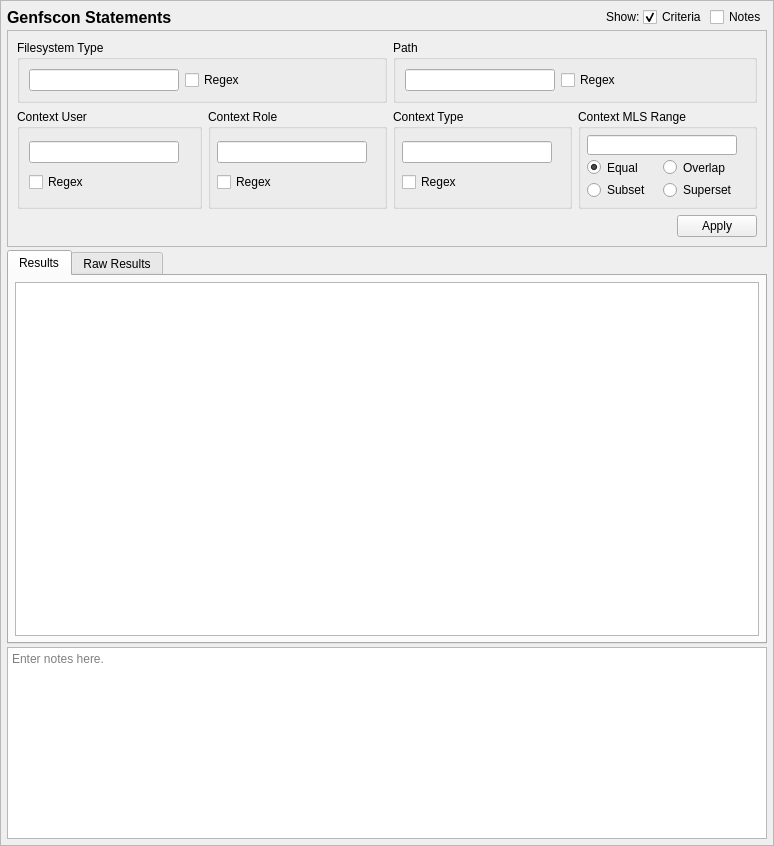
<?xml version="1.0" encoding="UTF-8"?>
<ui version="4.0">
 <class>GenfsconQueryTab_ui</class>
 <widget class="QScrollArea" name="GenfsconQueryTab_ui">
  <property name="geometry">
   <rect>
    <x>0</x>
    <y>0</y>
    <width>774</width>
    <height>846</height>
   </rect>
  </property>
  <property name="sizeAdjustPolicy">
   <enum>QAbstractScrollArea::AdjustToContents</enum>
  </property>
  <property name="widgetResizable">
   <bool>true</bool>
  </property>
  <widget class="QWidget" name="contents">
   <property name="geometry">
    <rect>
     <x>0</x>
     <y>0</y>
     <width>772</width>
     <height>844</height>
    </rect>
   </property>
   <property name="minimumSize">
    <size>
     <width>0</width>
     <height>0</height>
    </size>
   </property>
   <layout class="QGridLayout" name="gridLayout_9">
    <property name="leftMargin">
     <number>6</number>
    </property>
    <property name="topMargin">
     <number>6</number>
    </property>
    <property name="rightMargin">
     <number>6</number>
    </property>
    <property name="bottomMargin">
     <number>6</number>
    </property>
    <property name="spacing">
     <number>3</number>
    </property>
    <item row="3" column="0" colspan="5">
     <widget class="QTextEdit" name="notes">
      <property name="sizePolicy">
       <sizepolicy hsizetype="Preferred" vsizetype="Preferred">
        <horstretch>0</horstretch>
        <verstretch>0</verstretch>
       </sizepolicy>
      </property>
      <property name="minimumSize">
       <size>
        <width>0</width>
        <height>80</height>
       </size>
      </property>
      <property name="toolTip">
       <string>Optionally enter notes here about the query.</string>
      </property>
      <property name="placeholderText">
       <string>Enter notes here.</string>
      </property>
     </widget>
    </item>
    <item row="0" column="4">
     <widget class="QCheckBox" name="notes_expander">
      <property name="toolTip">
       <string>Show or hide the notes field (no data is lost)</string>
      </property>
      <property name="text">
       <string>Notes</string>
      </property>
     </widget>
    </item>
    <item row="0" column="3">
     <widget class="QCheckBox" name="criteria_expander">
      <property name="toolTip">
       <string>Show or hide the search criteria (no settings are lost)</string>
      </property>
      <property name="text">
       <string>Criteria</string>
      </property>
      <property name="checked">
       <bool>true</bool>
      </property>
     </widget>
    </item>
    <item row="0" column="0">
     <widget class="QLabel" name="label">
      <property name="sizePolicy">
       <sizepolicy hsizetype="Preferred" vsizetype="Fixed">
        <horstretch>0</horstretch>
        <verstretch>0</verstretch>
       </sizepolicy>
      </property>
      <property name="maximumSize">
       <size>
        <width>16777215</width>
        <height>20</height>
       </size>
      </property>
      <property name="font">
       <font>
        <pointsize>12</pointsize>
        <weight>75</weight>
        <bold>true</bold>
       </font>
      </property>
      <property name="text">
       <string>Genfscon Statements</string>
      </property>
     </widget>
    </item>
    <item row="0" column="2">
     <widget class="QLabel" name="label_2">
      <property name="text">
       <string>Show:</string>
      </property>
     </widget>
    </item>
    <item row="0" column="1">
     <spacer name="horizontalSpacer_5">
      <property name="orientation">
       <enum>Qt::Horizontal</enum>
      </property>
      <property name="sizeHint" stdset="0">
       <size>
        <width>40</width>
        <height>20</height>
       </size>
      </property>
     </spacer>
    </item>
    <item row="2" column="0" colspan="5">
     <widget class="QTabWidget" name="results_frame">
      <property name="sizePolicy">
       <sizepolicy hsizetype="Preferred" vsizetype="MinimumExpanding">
        <horstretch>0</horstretch>
        <verstretch>1</verstretch>
       </sizepolicy>
      </property>
      <property name="currentIndex">
       <number>0</number>
      </property>
      <widget class="QWidget" name="results_framePage1">
       <property name="sizePolicy">
        <sizepolicy hsizetype="Preferred" vsizetype="MinimumExpanding">
         <horstretch>0</horstretch>
         <verstretch>0</verstretch>
        </sizepolicy>
       </property>
       <attribute name="title">
        <string>Results</string>
       </attribute>
       <layout class="QVBoxLayout" name="verticalLayout_3">
        <property name="leftMargin">
         <number>6</number>
        </property>
        <property name="topMargin">
         <number>6</number>
        </property>
        <property name="rightMargin">
         <number>6</number>
        </property>
        <property name="bottomMargin">
         <number>6</number>
        </property>
        <item>
         <widget class="SEToolsTableView" name="table_results">
          <property name="sizePolicy">
           <sizepolicy hsizetype="Preferred" vsizetype="MinimumExpanding">
            <horstretch>0</horstretch>
            <verstretch>0</verstretch>
           </sizepolicy>
          </property>
          <property name="sizeAdjustPolicy">
           <enum>QAbstractScrollArea::AdjustIgnored</enum>
          </property>
          <property name="alternatingRowColors">
           <bool>true</bool>
          </property>
          <property name="sortingEnabled">
           <bool>true</bool>
          </property>
         </widget>
        </item>
       </layout>
      </widget>
      <widget class="QWidget" name="results_framePage2">
       <property name="sizePolicy">
        <sizepolicy hsizetype="Preferred" vsizetype="MinimumExpanding">
         <horstretch>0</horstretch>
         <verstretch>0</verstretch>
        </sizepolicy>
       </property>
       <attribute name="title">
        <string>Raw Results</string>
       </attribute>
       <layout class="QVBoxLayout" name="verticalLayout_2">
        <property name="leftMargin">
         <number>6</number>
        </property>
        <property name="topMargin">
         <number>6</number>
        </property>
        <property name="rightMargin">
         <number>6</number>
        </property>
        <property name="bottomMargin">
         <number>6</number>
        </property>
        <item>
         <widget class="QPlainTextEdit" name="raw_results">
          <property name="sizePolicy">
           <sizepolicy hsizetype="Preferred" vsizetype="MinimumExpanding">
            <horstretch>0</horstretch>
            <verstretch>0</verstretch>
           </sizepolicy>
          </property>
          <property name="minimumSize">
           <size>
            <width>0</width>
            <height>0</height>
           </size>
          </property>
          <property name="font">
           <font>
            <family>Monospace</family>
           </font>
          </property>
          <property name="documentTitle">
           <string/>
          </property>
          <property name="lineWrapMode">
           <enum>QPlainTextEdit::NoWrap</enum>
          </property>
          <property name="readOnly">
           <bool>true</bool>
          </property>
         </widget>
        </item>
       </layout>
      </widget>
     </widget>
    </item>
    <item row="1" column="0" colspan="5">
     <widget class="QFrame" name="criteria_frame">
      <property name="maximumSize">
       <size>
        <width>16777215</width>
        <height>16777215</height>
       </size>
      </property>
      <property name="frameShape">
       <enum>QFrame::StyledPanel</enum>
      </property>
      <property name="frameShadow">
       <enum>QFrame::Raised</enum>
      </property>
      <layout class="QGridLayout" name="gridLayout">
       <item row="0" column="0" colspan="2">
        <widget class="QGroupBox" name="fs_criteria">
         <property name="title">
          <string>Filesystem Type</string>
         </property>
         <layout class="QGridLayout" name="gridLayout_7">
          <item row="0" column="1">
           <widget class="QCheckBox" name="fs_regex">
            <property name="toolTip">
             <string>Use regular expressions to match the filesystem type.</string>
            </property>
            <property name="text">
             <string>Regex</string>
            </property>
           </widget>
          </item>
          <item row="0" column="0">
           <widget class="QLineEdit" name="fs">
            <property name="sizePolicy">
             <sizepolicy hsizetype="Expanding" vsizetype="Fixed">
              <horstretch>0</horstretch>
              <verstretch>0</verstretch>
             </sizepolicy>
            </property>
            <property name="minimumSize">
             <size>
              <width>150</width>
              <height>0</height>
             </size>
            </property>
            <property name="maximumSize">
             <size>
              <width>250</width>
              <height>16777215</height>
             </size>
            </property>
           </widget>
          </item>
          <item row="0" column="2">
           <spacer name="horizontalSpacer_2">
            <property name="orientation">
             <enum>Qt::Horizontal</enum>
            </property>
            <property name="sizeHint" stdset="0">
             <size>
              <width>40</width>
              <height>20</height>
             </size>
            </property>
           </spacer>
          </item>
         </layout>
        </widget>
       </item>
       <item row="0" column="2" colspan="2">
        <widget class="QGroupBox" name="path_criteria">
         <property name="title">
          <string>Path</string>
         </property>
         <layout class="QGridLayout" name="gridLayout_10">
          <item row="0" column="1">
           <widget class="QCheckBox" name="path_regex">
            <property name="toolTip">
             <string>Use regular expressions to match the filesystem type.</string>
            </property>
            <property name="text">
             <string>Regex</string>
            </property>
           </widget>
          </item>
          <item row="0" column="0">
           <widget class="QLineEdit" name="path">
            <property name="sizePolicy">
             <sizepolicy hsizetype="Expanding" vsizetype="Fixed">
              <horstretch>0</horstretch>
              <verstretch>0</verstretch>
             </sizepolicy>
            </property>
            <property name="minimumSize">
             <size>
              <width>150</width>
              <height>0</height>
             </size>
            </property>
            <property name="maximumSize">
             <size>
              <width>250</width>
              <height>16777215</height>
             </size>
            </property>
           </widget>
          </item>
          <item row="0" column="2">
           <spacer name="horizontalSpacer_8">
            <property name="orientation">
             <enum>Qt::Horizontal</enum>
            </property>
            <property name="sizeHint" stdset="0">
             <size>
              <width>40</width>
              <height>20</height>
             </size>
            </property>
           </spacer>
          </item>
         </layout>
        </widget>
       </item>
       <item row="1" column="0">
        <widget class="QGroupBox" name="user_critera">
         <property name="title">
          <string>Context User</string>
         </property>
         <layout class="QGridLayout" name="gridLayout_6">
          <item row="0" column="0">
           <widget class="QLineEdit" name="user">
            <property name="sizePolicy">
             <sizepolicy hsizetype="Expanding" vsizetype="Fixed">
              <horstretch>0</horstretch>
              <verstretch>0</verstretch>
             </sizepolicy>
            </property>
            <property name="minimumSize">
             <size>
              <width>150</width>
              <height>0</height>
             </size>
            </property>
            <property name="maximumSize">
             <size>
              <width>250</width>
              <height>16777215</height>
             </size>
            </property>
           </widget>
          </item>
          <item row="1" column="0">
           <widget class="QCheckBox" name="user_regex">
            <property name="toolTip">
             <string>Use regular expressions to match the context's user.</string>
            </property>
            <property name="text">
             <string>Regex</string>
            </property>
           </widget>
          </item>
          <item row="0" column="1">
           <spacer name="horizontalSpacer_3">
            <property name="orientation">
             <enum>Qt::Horizontal</enum>
            </property>
            <property name="sizeHint" stdset="0">
             <size>
              <width>40</width>
              <height>20</height>
             </size>
            </property>
           </spacer>
          </item>
         </layout>
        </widget>
       </item>
       <item row="1" column="1">
        <widget class="QGroupBox" name="role_criteria">
         <property name="maximumSize">
          <size>
           <width>16777215</width>
           <height>100</height>
          </size>
         </property>
         <property name="title">
          <string>Context Role</string>
         </property>
         <layout class="QGridLayout" name="gridLayout_2">
          <property name="leftMargin">
           <number>6</number>
          </property>
          <property name="topMargin">
           <number>6</number>
          </property>
          <property name="rightMargin">
           <number>6</number>
          </property>
          <property name="bottomMargin">
           <number>6</number>
          </property>
          <property name="spacing">
           <number>3</number>
          </property>
          <item row="0" column="0">
           <widget class="QLineEdit" name="role">
            <property name="sizePolicy">
             <sizepolicy hsizetype="Expanding" vsizetype="Fixed">
              <horstretch>0</horstretch>
              <verstretch>0</verstretch>
             </sizepolicy>
            </property>
            <property name="minimumSize">
             <size>
              <width>150</width>
              <height>0</height>
             </size>
            </property>
            <property name="maximumSize">
             <size>
              <width>250</width>
              <height>16777215</height>
             </size>
            </property>
           </widget>
          </item>
          <item row="1" column="0">
           <widget class="QCheckBox" name="role_regex">
            <property name="enabled">
             <bool>true</bool>
            </property>
            <property name="toolTip">
             <string>Use regular expressions to match the context's role.</string>
            </property>
            <property name="text">
             <string>Regex</string>
            </property>
           </widget>
          </item>
          <item row="0" column="1">
           <spacer name="horizontalSpacer_4">
            <property name="orientation">
             <enum>Qt::Horizontal</enum>
            </property>
            <property name="sizeHint" stdset="0">
             <size>
              <width>40</width>
              <height>20</height>
             </size>
            </property>
           </spacer>
          </item>
         </layout>
        </widget>
       </item>
       <item row="1" column="2">
        <widget class="QGroupBox" name="type_criteria">
         <property name="maximumSize">
          <size>
           <width>16777215</width>
           <height>100</height>
          </size>
         </property>
         <property name="title">
          <string>Context Type</string>
         </property>
         <layout class="QGridLayout" name="gridLayout_5">
          <property name="leftMargin">
           <number>6</number>
          </property>
          <property name="topMargin">
           <number>6</number>
          </property>
          <property name="rightMargin">
           <number>6</number>
          </property>
          <property name="bottomMargin">
           <number>6</number>
          </property>
          <property name="spacing">
           <number>3</number>
          </property>
          <item row="1" column="1">
           <widget class="QCheckBox" name="type_regex">
            <property name="toolTip">
             <string>Use regular expressions to match the context's type.</string>
            </property>
            <property name="text">
             <string>Regex</string>
            </property>
           </widget>
          </item>
          <item row="0" column="1">
           <widget class="QLineEdit" name="type_">
            <property name="sizePolicy">
             <sizepolicy hsizetype="Expanding" vsizetype="Fixed">
              <horstretch>0</horstretch>
              <verstretch>0</verstretch>
             </sizepolicy>
            </property>
            <property name="minimumSize">
             <size>
              <width>150</width>
              <height>0</height>
             </size>
            </property>
            <property name="maximumSize">
             <size>
              <width>250</width>
              <height>16777215</height>
             </size>
            </property>
           </widget>
          </item>
          <item row="0" column="2">
           <spacer name="horizontalSpacer_6">
            <property name="orientation">
             <enum>Qt::Horizontal</enum>
            </property>
            <property name="sizeHint" stdset="0">
             <size>
              <width>40</width>
              <height>20</height>
             </size>
            </property>
           </spacer>
          </item>
         </layout>
        </widget>
       </item>
       <item row="1" column="3">
        <widget class="QGroupBox" name="range_criteria">
         <property name="maximumSize">
          <size>
           <width>16777215</width>
           <height>100</height>
          </size>
         </property>
         <property name="title">
          <string>Context MLS Range</string>
         </property>
         <layout class="QGridLayout" name="gridLayout_8">
          <property name="leftMargin">
           <number>6</number>
          </property>
          <property name="topMargin">
           <number>6</number>
          </property>
          <property name="rightMargin">
           <number>6</number>
          </property>
          <property name="bottomMargin">
           <number>6</number>
          </property>
          <property name="spacing">
           <number>3</number>
          </property>
          <item row="2" column="1">
           <widget class="QRadioButton" name="range_exact">
            <property name="toolTip">
             <string>Match the context's range if the criteria is equal to the context's range.</string>
            </property>
            <property name="text">
             <string>Equal</string>
            </property>
            <property name="checked">
             <bool>true</bool>
            </property>
           </widget>
          </item>
          <item row="3" column="1">
           <widget class="QRadioButton" name="range_subset">
            <property name="toolTip">
             <string>Match the context's range if the criteria is a subset of the context's range.</string>
            </property>
            <property name="text">
             <string>Subset</string>
            </property>
           </widget>
          </item>
          <item row="3" column="2">
           <widget class="QRadioButton" name="range_superset">
            <property name="toolTip">
             <string>Match the context's range if the criteria is a superset to the context's range.</string>
            </property>
            <property name="text">
             <string>Superset</string>
            </property>
           </widget>
          </item>
          <item row="2" column="2">
           <widget class="QRadioButton" name="range_overlap">
            <property name="toolTip">
             <string>Match the context's range if the criteria overlaps the context's range.</string>
            </property>
            <property name="text">
             <string>Overlap</string>
            </property>
           </widget>
          </item>
          <item row="1" column="1" colspan="2">
           <widget class="QLineEdit" name="range_">
            <property name="sizePolicy">
             <sizepolicy hsizetype="Expanding" vsizetype="Fixed">
              <horstretch>0</horstretch>
              <verstretch>0</verstretch>
             </sizepolicy>
            </property>
            <property name="minimumSize">
             <size>
              <width>150</width>
              <height>20</height>
             </size>
            </property>
            <property name="maximumSize">
             <size>
              <width>250</width>
              <height>16777215</height>
             </size>
            </property>
           </widget>
          </item>
          <item row="1" column="3">
           <spacer name="horizontalSpacer_7">
            <property name="orientation">
             <enum>Qt::Horizontal</enum>
            </property>
            <property name="sizeType">
             <enum>QSizePolicy::Preferred</enum>
            </property>
            <property name="sizeHint" stdset="0">
             <size>
              <width>40</width>
              <height>20</height>
             </size>
            </property>
           </spacer>
          </item>
         </layout>
        </widget>
       </item>
       <item row="2" column="3">
        <widget class="QDialogButtonBox" name="buttonBox">
         <property name="standardButtons">
          <set>QDialogButtonBox::Apply</set>
         </property>
        </widget>
       </item>
      </layout>
     </widget>
    </item>
   </layout>
  </widget>
 </widget>
 <customwidgets>
  <customwidget>
   <class>SEToolsTableView</class>
   <extends>QTableView</extends>
   <header>setoolsgui/tableview.h</header>
  </customwidget>
 </customwidgets>
 <tabstops>
  <tabstop>criteria_expander</tabstop>
  <tabstop>notes_expander</tabstop>
  <tabstop>fs</tabstop>
  <tabstop>fs_regex</tabstop>
  <tabstop>path</tabstop>
  <tabstop>path_regex</tabstop>
  <tabstop>user</tabstop>
  <tabstop>user_regex</tabstop>
  <tabstop>role</tabstop>
  <tabstop>role_regex</tabstop>
  <tabstop>type_</tabstop>
  <tabstop>type_regex</tabstop>
  <tabstop>range_</tabstop>
  <tabstop>range_exact</tabstop>
  <tabstop>range_subset</tabstop>
  <tabstop>range_overlap</tabstop>
  <tabstop>range_superset</tabstop>
  <tabstop>results_frame</tabstop>
  <tabstop>table_results</tabstop>
  <tabstop>notes</tabstop>
  <tabstop>raw_results</tabstop>
 </tabstops>
 <resources/>
 <connections>
  <connection>
   <sender>criteria_expander</sender>
   <signal>toggled(bool)</signal>
   <receiver>criteria_frame</receiver>
   <slot>setVisible(bool)</slot>
   <hints>
    <hint type="sourcelabel">
     <x>592</x>
     <y>16</y>
    </hint>
    <hint type="destinationlabel">
     <x>386</x>
     <y>232</y>
    </hint>
   </hints>
  </connection>
  <connection>
   <sender>notes_expander</sender>
   <signal>toggled(bool)</signal>
   <receiver>notes</receiver>
   <slot>setVisible(bool)</slot>
   <hints>
    <hint type="sourcelabel">
     <x>735</x>
     <y>16</y>
    </hint>
    <hint type="destinationlabel">
     <x>386</x>
     <y>756</y>
    </hint>
   </hints>
  </connection>
 </connections>
</ui>
